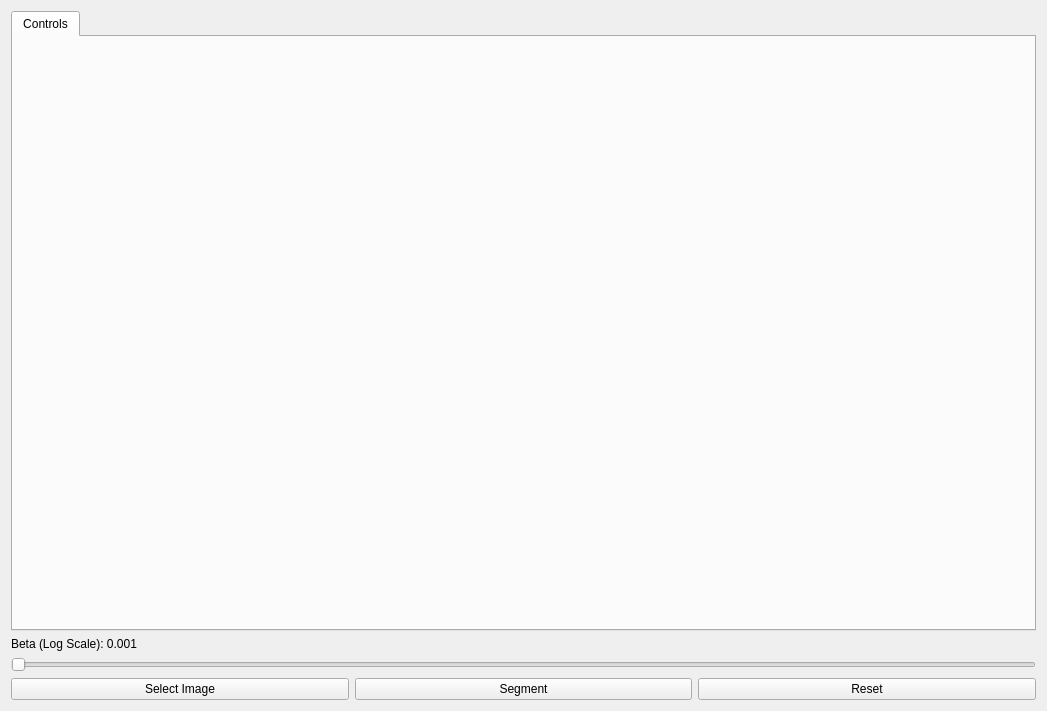
<?xml version="1.0" encoding="UTF-8"?>
<ui version="4.0">
 <class>MainWindow</class>
 <widget class="QMainWindow" name="MainWindow">
  <property name="geometry">
   <rect>
    <x>0</x>
    <y>0</y>
    <width>1047</width>
    <height>711</height>
   </rect>
  </property>
  <property name="sizePolicy">
   <sizepolicy hsizetype="Expanding" vsizetype="Expanding">
    <horstretch>0</horstretch>
    <verstretch>0</verstretch>
   </sizepolicy>
  </property>
  <property name="windowTitle">
   <string>Seeded Segmentation</string>
  </property>
  <property name="toolButtonStyle">
   <enum>Qt::ToolButtonIconOnly</enum>
  </property>
  <widget class="QWidget" name="centralWidget">
   <layout class="QVBoxLayout" name="verticalLayout">
    <item>
     <widget class="QTabWidget" name="tabWidget">
      <widget class="mywidget" name="controlsTab" native="true">
       <attribute name="title">
        <string>Controls</string>
       </attribute>
      </widget>
     </widget>
    </item>
    <item>
     <layout class="QVBoxLayout" name="verticalLayout_3">
      <property name="spacing">
       <number>6</number>
      </property>
      <item>
       <layout class="QHBoxLayout" name="seedLayout"/>
      </item>
      <item>
       <widget class="QLabel" name="betaLabel">
        <property name="text">
         <string>Beta (Log Scale): 0.001</string>
        </property>
       </widget>
      </item>
      <item>
       <widget class="QSlider" name="betaSlider">
        <property name="maximum">
         <number>100</number>
        </property>
        <property name="orientation">
         <enum>Qt::Horizontal</enum>
        </property>
       </widget>
      </item>
      <item>
       <layout class="QHBoxLayout" name="horizontalLayout">
        <item>
         <widget class="QPushButton" name="selectImageButton">
          <property name="text">
           <string>Select Image</string>
          </property>
         </widget>
        </item>
        <item>
         <widget class="QPushButton" name="segmentButton">
          <property name="text">
           <string>Segment</string>
          </property>
         </widget>
        </item>
        <item>
         <widget class="QPushButton" name="resetButton">
          <property name="text">
           <string>Reset</string>
          </property>
         </widget>
        </item>
       </layout>
      </item>
     </layout>
    </item>
   </layout>
  </widget>
 </widget>
 <layoutdefault spacing="6" margin="11"/>
 <customwidgets>
  <customwidget>
   <class>mywidget</class>
   <extends>QWidget</extends>
   <header location="global">mywidget.h</header>
   <container>1</container>
  </customwidget>
 </customwidgets>
 <resources/>
 <connections/>
</ui>
